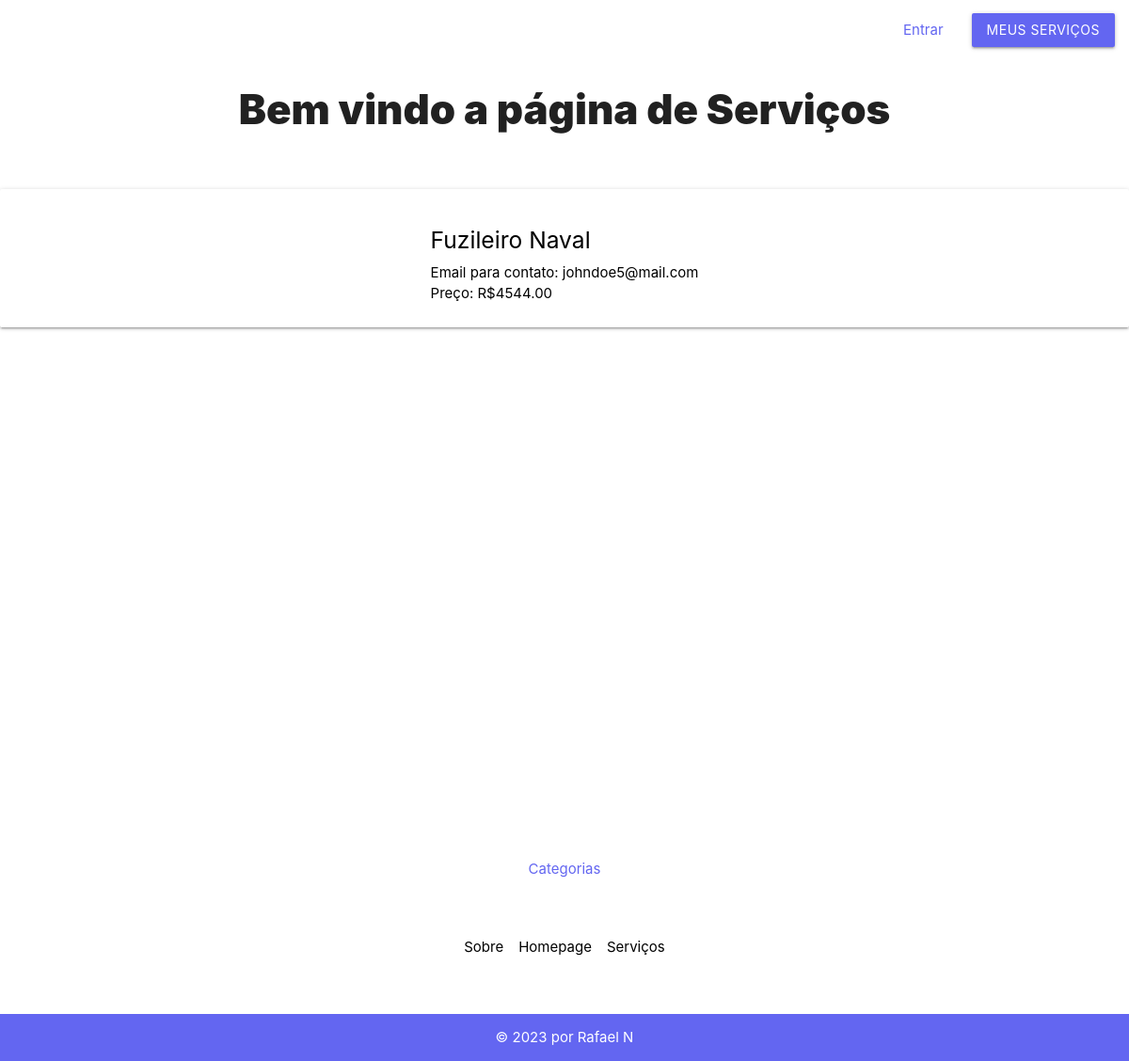
The page /servicosapp/servicos/ on the database as committed earlier.
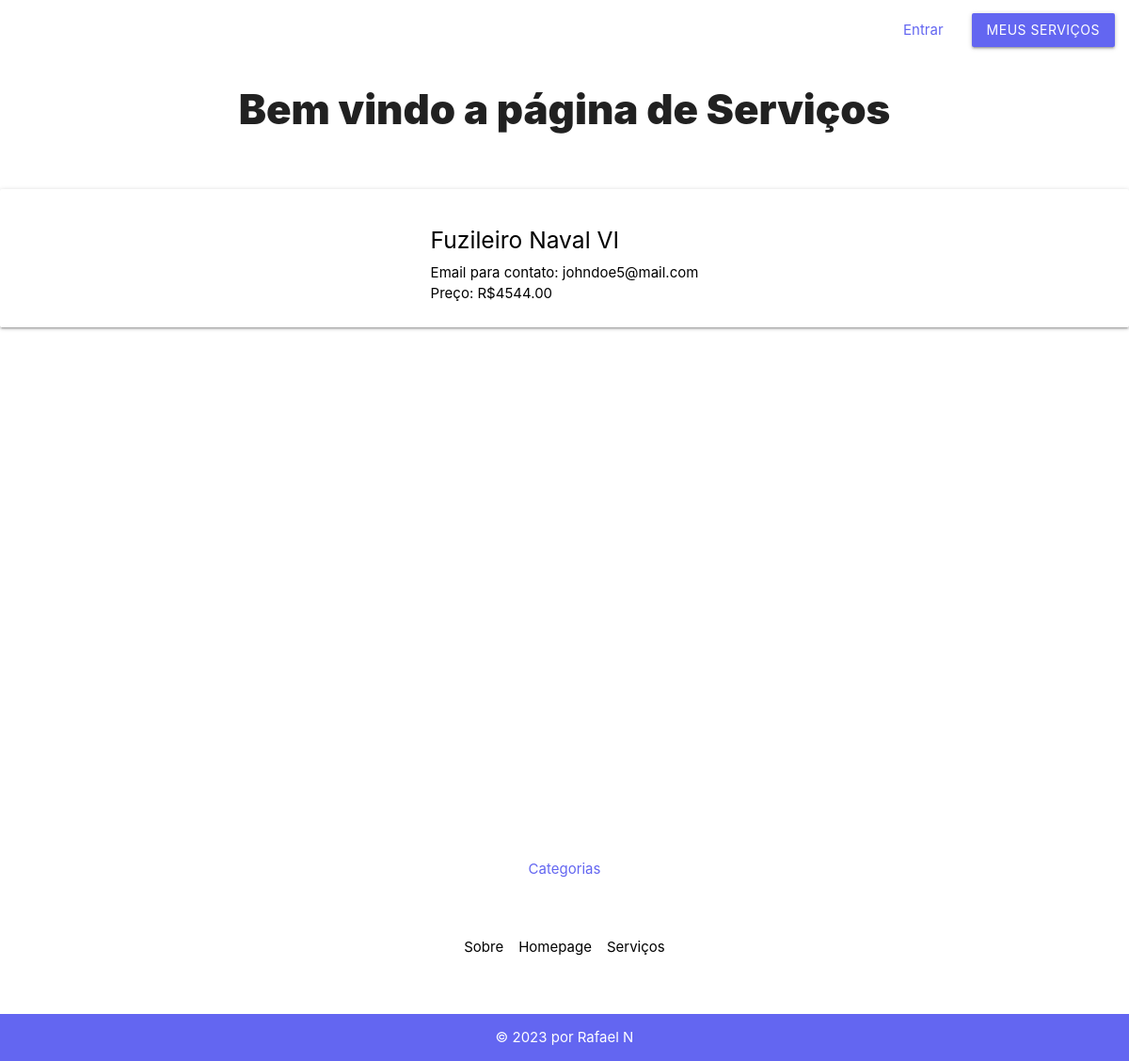
The same page on the database as committed later.
### servicosapp/models.py (models this page shows)
class Servico(models.Model):
    id_servico = models.AutoField(primary_key=True)
    fk_usuario = models.ForeignKey(auth_user, on_delete=models.DO_NOTHING, null=True)
    fk_categoria = models.ForeignKey(Categoria, on_delete=models.CASCADE, null=True)
    fk_municipio = models.ForeignKey(Municipio, on_delete=models.CASCADE, null=True)
    titulo = models.CharField(max_length=150, null=False)
    descricao = models.CharField(max_length=150, default=None)
    email = models.CharField(max_length=150, null=False)
    telefone_1 = models.CharField(max_length=50, null=True)
    telefone_2 = models.CharField(max_length=50, null=True)
    preco = models.IntegerField(default=0, null=True)
    data_pub = models.DateTimeField("Data de publicação", default=django.utils.timezone.now, null=True)
    def __str__(self):
        return self.titulo

### servicosapp/views.py (the view)
# urls.py: path('servicos/', views.index_servicos, name="index_servicos"),
def index_servicos(request):
       servicos = Servico.objects.all()
       context = {
              'servicos': servicos
       }
       return render(request, 'servicosapp/servicos/index.html', context)

### servicosapp/templates/servicosapp/servicos/index.html
{% extends 'base.html' %}
{% block content %}
<h3>Bem vindo a página de Serviços</h3>
<div class="card-panel" style="margin-top: 4em;display: flex; justify-content: center; align-items: center;">
    {% if servicos %}
    <ul>
        {% for servico in servicos %}
        <a id="ancora-servicos" href="{% url 'servicosapp:editar_form' servico.id_servico %}">
        <a id="ancora-servicos" href="{% url 'servicosapp:detalhes_servicos' servico.id_servico %}">
            <h5>{{ servico }}</h5>
            <li>Email para contato: {{ servico.email }}</li>
            <li>Preço: R${{ servico.preco }}.00</li>
        </a>
        {% endfor %}
    </ul>
</div>
{% else %}
<p style="text-align: center; margin-top: 4em;">Não há serviços cadastrados!</p>
{% endif %}
{% endblock content %}

Rows that differ between the two databases and show on the page:
changed Servico "johndoe5@mail.com": titulo "Fuzileiro Naval" → "Fuzileiro Naval VI"
